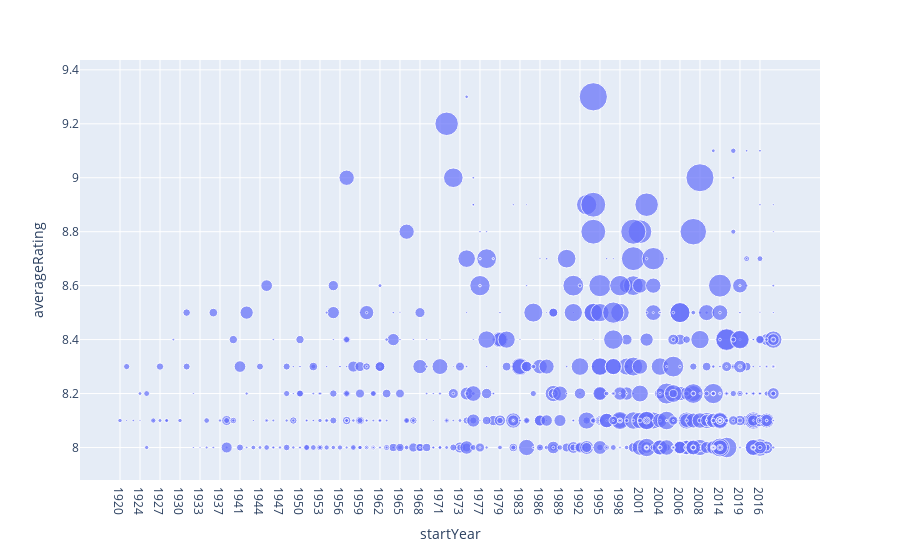

Here is the notebook cell this chart was saved with:
### Markdown cell above
## Graphiques

### Code cell
fig = px.scatter(movies_ratings_top, x='startYear', y='averageRating', size='numVotes')

fig.update_layout(autosize=False)
fig.show()

### Figure 1 — Plotly figure (JSON) as saved in the notebook; plotly's stock layout.template omitted (floating-point values rounded to 4 significant figures; data arrays with more than 128 entries replaced by an {"elided": "..."} marker saying what was removed)
{"data": [{"hovertemplate": "startYear=%{x}<br>averageRating=%{y}<br>numVotes=%{marker.size}<extra></extra>", "legendgroup": "", "marker": {"color": "#636efa", "size": {"elided": "757 int values"}, "sizemode": "area", "sizeref": 6198.0, "symbol": "circle"}, "mode": "markers", "name": "", "orientation": "v", "showlegend": false, "type": "scatter", "x": {"elided": "757 str values"}, "xaxis": "x", "y": {"elided": "757 float values"}, "yaxis": "y"}], "layout": {"autosize": false, "legend": {"itemsizing": "constant", "tracegroupgap": 0}, "margin": {"t": 60}, "xaxis": {"anchor": "y", "domain": [0, 1], "title": {"text": "startYear"}}, "yaxis": {"anchor": "x", "domain": [0, 1], "title": {"text": "averageRating"}}}}
